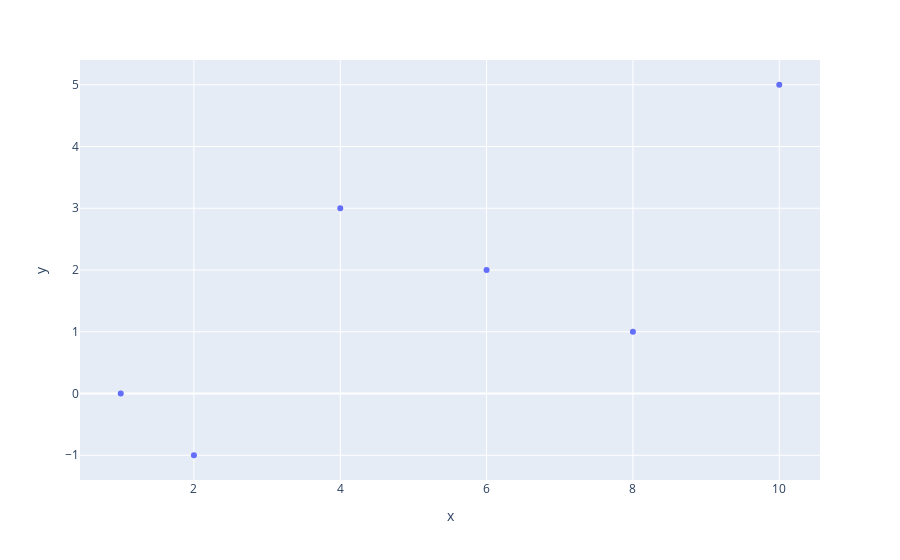

Notebook code cell kept with this figure:
### Code cell
px.scatter(x=[1, 2, 4, 6, 8, 10], y=[0, -1, 3, 2, 1, 5])

### Figure 1 — Plotly figure (JSON) as saved in the notebook; plotly's stock layout.template omitted (floating-point values rounded to 4 significant figures)
{"data": [{"hovertemplate": "x=%{x}<br>y=%{y}<extra></extra>", "legendgroup": "", "marker": {"color": "#636efa", "symbol": "circle"}, "mode": "markers", "name": "", "orientation": "v", "showlegend": false, "type": "scatter", "x": [1, 2, 4, 6, 8, 10], "xaxis": "x", "y": [0, -1, 3, 2, 1, 5], "yaxis": "y"}], "layout": {"legend": {"tracegroupgap": 0}, "margin": {"t": 60}, "xaxis": {"anchor": "y", "domain": [0, 1], "title": {"text": "x"}}, "yaxis": {"anchor": "x", "domain": [0, 1], "title": {"text": "y"}}}}
